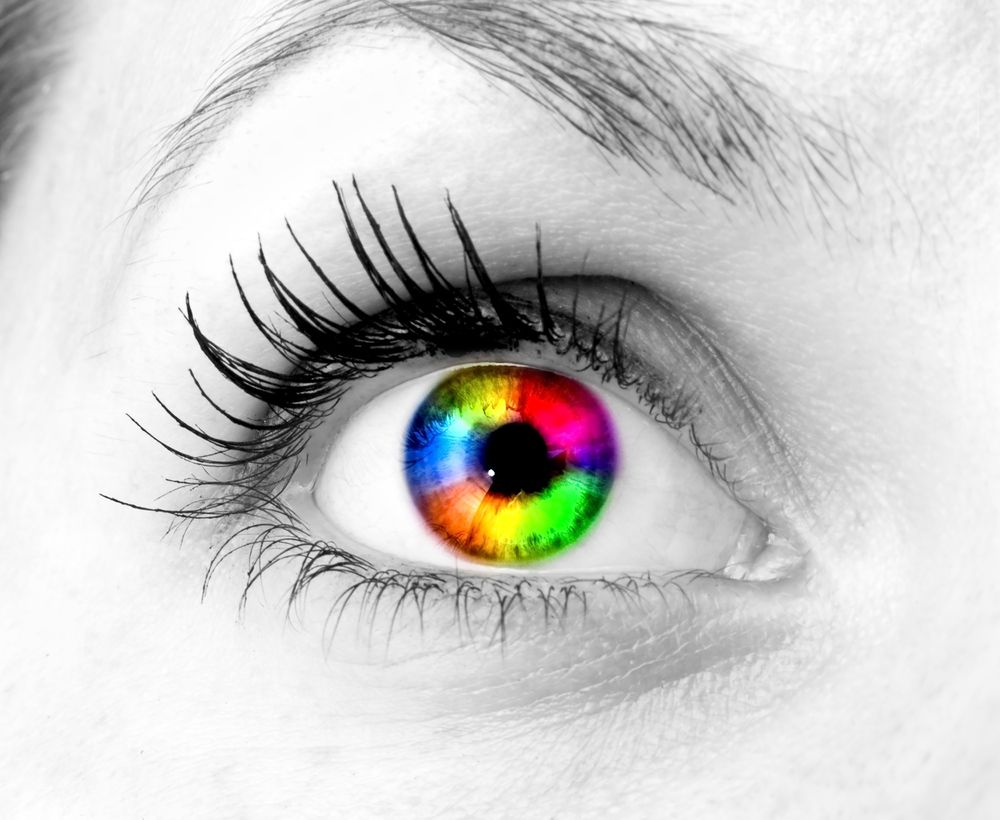
#> input picture pruebas/imagenes/ojo.jpg, 1000 x 820 px
$ python app.py
#> lines starting #> are read from the running program, lines starting #| are printed output that depends on the picture
from PIL import Image
im = Image.open("ojo.jpg")
#> im is the input picture: PIL image 1000x820 RGB; mean R, G, B 205.7, 205, 203.6

print(im.format, im.size, im.mode)
#| JPEG (1000, 820) RGB

box = (0, 0, 1000, 800)
region = im.crop(box)
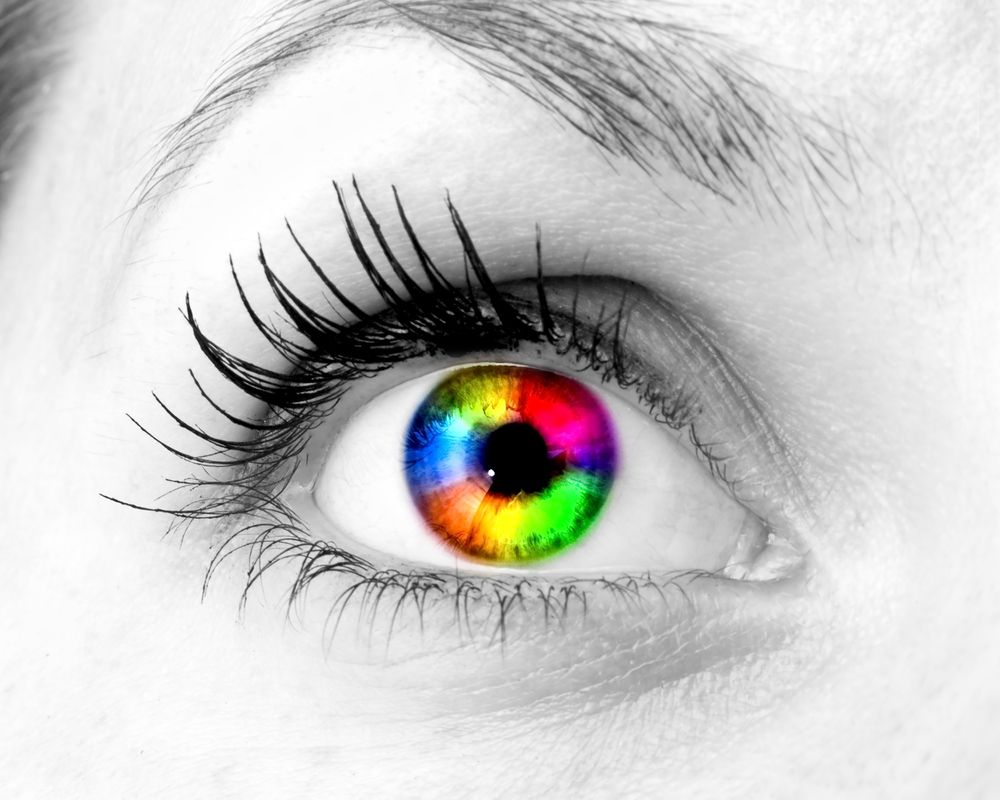
#> region: PIL image 1000x800 RGB; mean R, G, B 204.8, 204.1, 202.6
region.save("recorte.jpg")

r, g, b = region.split()
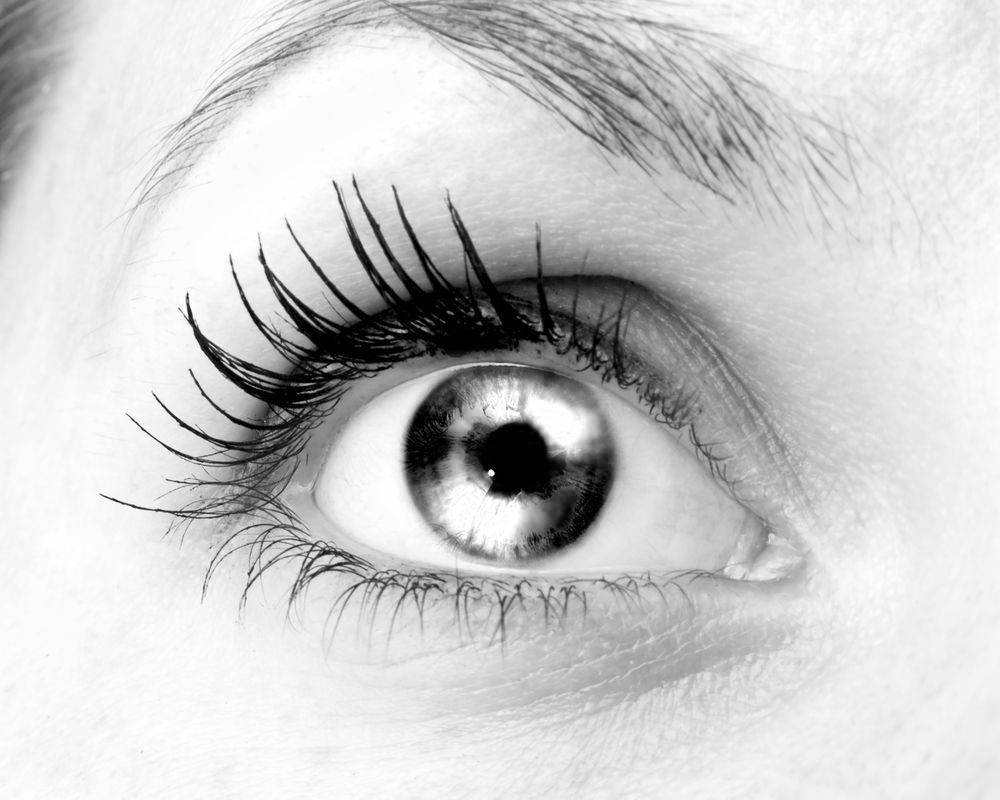
#> r: PIL image 1000x800 L; min 0, max 255, mean 204.8
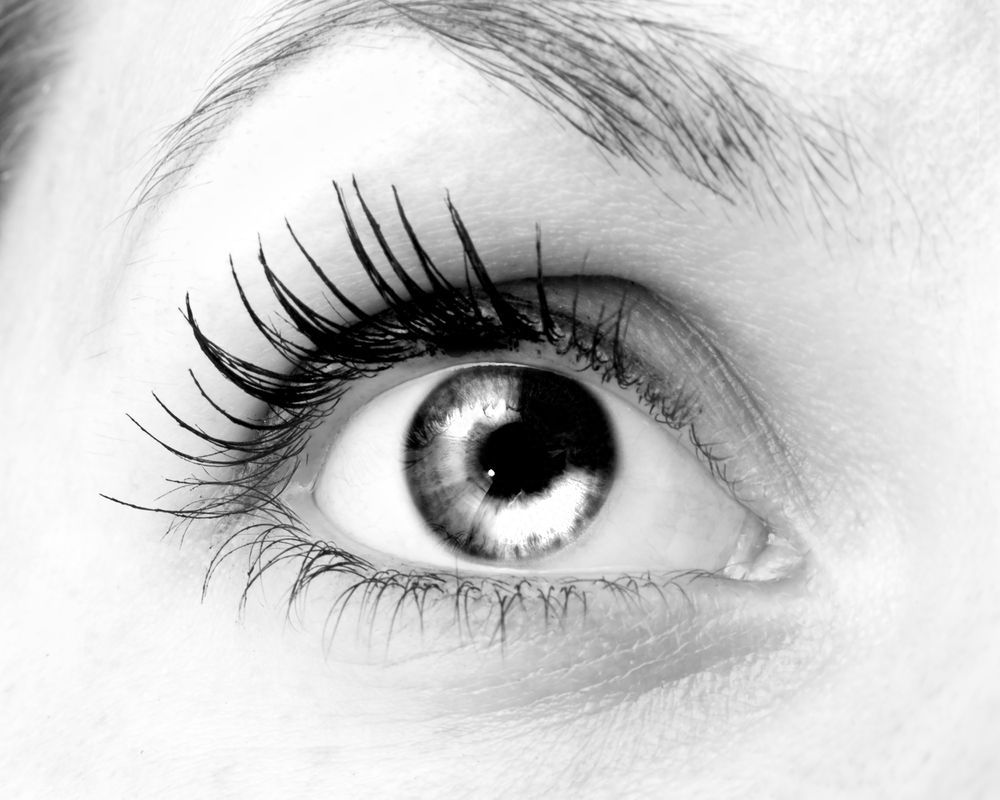
#> g: PIL image 1000x800 L; min 0, max 255, mean 204.1
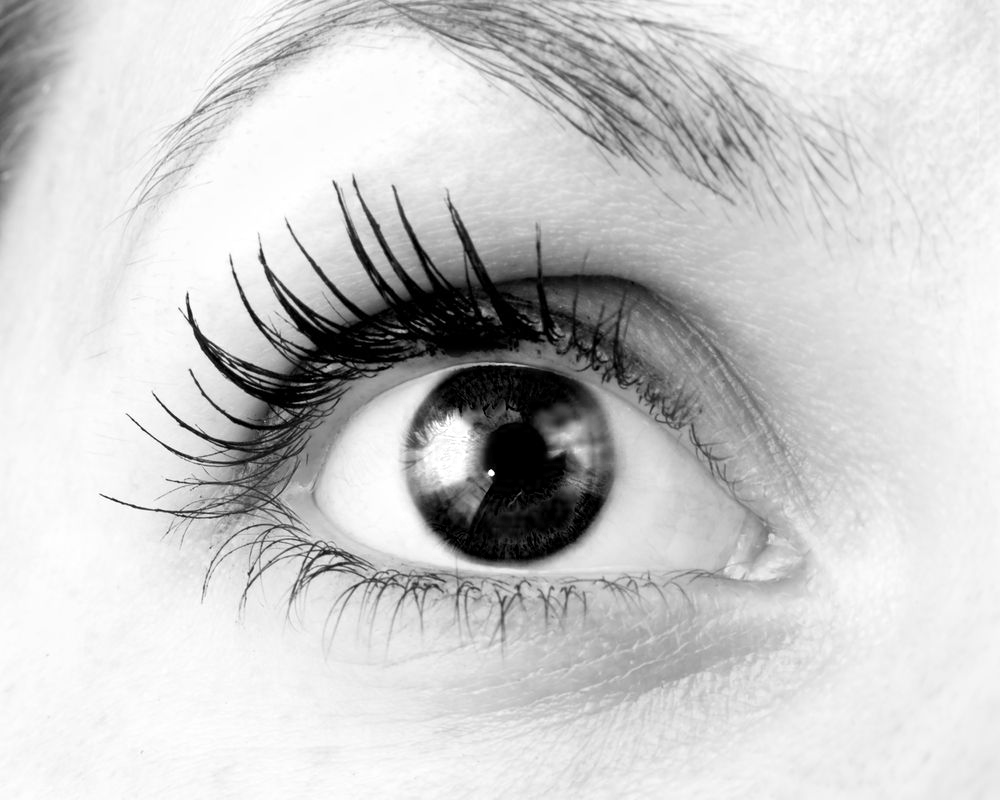
#> b: PIL image 1000x800 L; min 0, max 255, mean 202.6
region = Image.merge("RGB", (r, r, r))
region.save("cambio.jpg")

out = region.rotate(10)
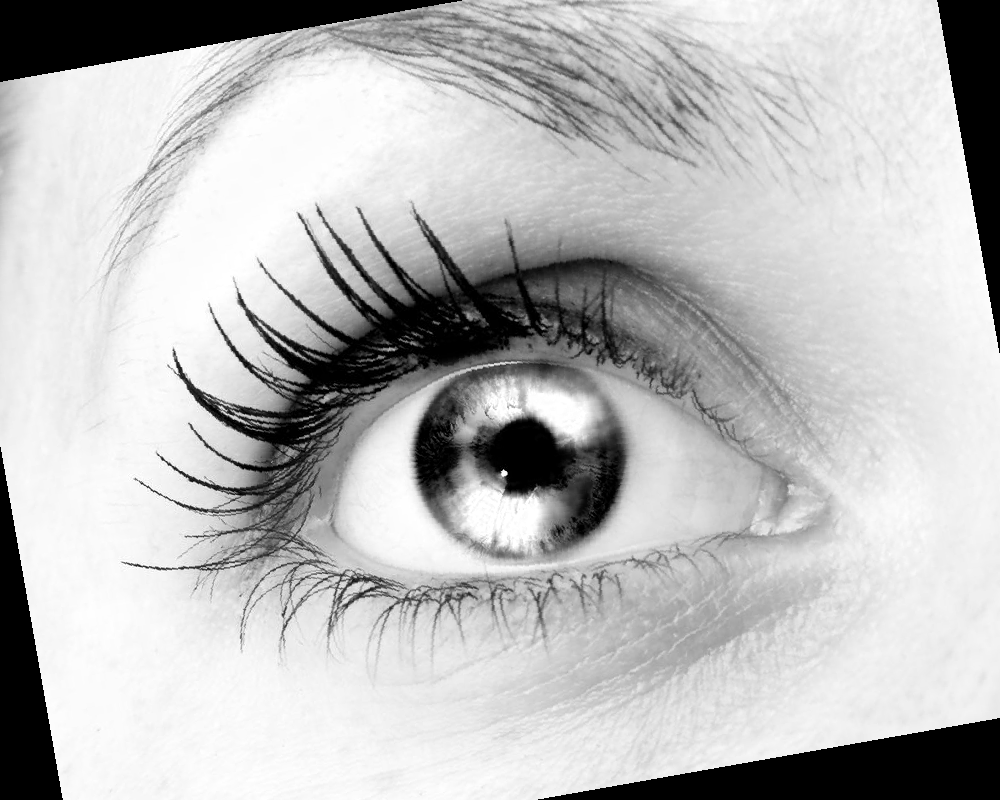
#> out: PIL image 1000x800 RGB; min 0, max 255, mean 187.7
out.save("giro.jpg")
